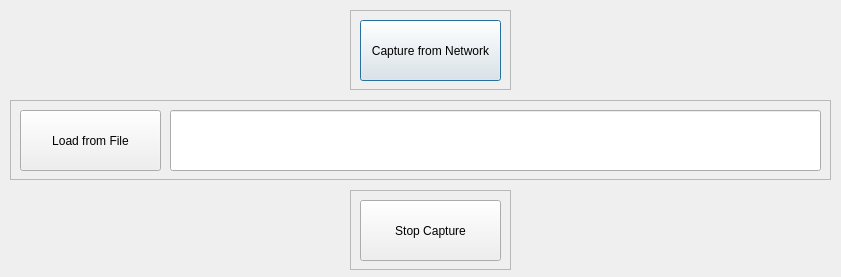
<?xml version="1.0" encoding="UTF-8"?>
<ui version="4.0">
 <class>CaptureOptions</class>
 <widget class="QDialog" name="CaptureOptions">
  <property name="geometry">
   <rect>
    <x>0</x>
    <y>0</y>
    <width>841</width>
    <height>277</height>
   </rect>
  </property>
  <property name="windowTitle">
   <string>Dialog</string>
  </property>
  <widget class="QFrame" name="frame">
   <property name="geometry">
    <rect>
     <x>350</x>
     <y>10</y>
     <width>161</width>
     <height>80</height>
    </rect>
   </property>
   <property name="frameShape">
    <enum>QFrame::StyledPanel</enum>
   </property>
   <property name="frameShadow">
    <enum>QFrame::Raised</enum>
   </property>
   <widget class="QPushButton" name="pushButton">
    <property name="geometry">
     <rect>
      <x>10</x>
      <y>10</y>
      <width>141</width>
      <height>61</height>
     </rect>
    </property>
    <property name="text">
     <string>Capture from Network</string>
    </property>
   </widget>
  </widget>
  <widget class="QFrame" name="frame_2">
   <property name="geometry">
    <rect>
     <x>10</x>
     <y>100</y>
     <width>821</width>
     <height>80</height>
    </rect>
   </property>
   <property name="frameShape">
    <enum>QFrame::StyledPanel</enum>
   </property>
   <property name="frameShadow">
    <enum>QFrame::Raised</enum>
   </property>
   <widget class="QPushButton" name="pushButton_2">
    <property name="geometry">
     <rect>
      <x>10</x>
      <y>10</y>
      <width>141</width>
      <height>61</height>
     </rect>
    </property>
    <property name="text">
     <string>Load from File</string>
    </property>
   </widget>
   <widget class="QLineEdit" name="lineEdit">
    <property name="geometry">
     <rect>
      <x>160</x>
      <y>10</y>
      <width>651</width>
      <height>61</height>
     </rect>
    </property>
   </widget>
  </widget>
  <widget class="QFrame" name="frame_3">
   <property name="geometry">
    <rect>
     <x>350</x>
     <y>190</y>
     <width>161</width>
     <height>80</height>
    </rect>
   </property>
   <property name="frameShape">
    <enum>QFrame::StyledPanel</enum>
   </property>
   <property name="frameShadow">
    <enum>QFrame::Raised</enum>
   </property>
   <widget class="QPushButton" name="pushButton_3">
    <property name="geometry">
     <rect>
      <x>10</x>
      <y>10</y>
      <width>141</width>
      <height>61</height>
     </rect>
    </property>
    <property name="text">
     <string>Stop Capture</string>
    </property>
   </widget>
  </widget>
 </widget>
 <resources/>
 <connections/>
</ui>
